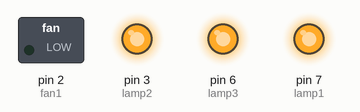
Simulated run of this sketch. Board: Arduino Uno, built with avr-gcc and run on an emulated ATmega328P. Shown: switched loads named in the sketch (green lamp = pin HIGH), output pins drawn as LEDs (lit = HIGH). Storage starts empty.

Above: at 0.1 s.
Timing chart, 0 to 1.6 s (numbered marks = the images above):
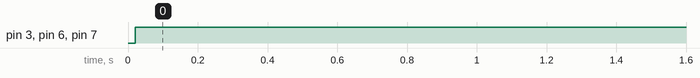

The sketch:

slave.ino
```cpp
#include <SoftwareSerial.h>
#include <SPI.h>
#include <TMRpcm.h>
#include <SD.h>
#define SD_ChipSelectPin 10
TMRpcm tmrpcm;
SoftwareSerial sigmaSS(4,5);
int lamp1 = 7 ;
int lamp2 = 3 ;
int lamp3 = 6 ;
int fan1 = 2 ;
void setup()
{
  pinMode( lamp1 ,OUTPUT);
  pinMode( lamp2 ,OUTPUT);
  pinMode( lamp3 ,OUTPUT);
  pinMode( fan1  ,OUTPUT);
  sigmaSS.write(9600);
  Serial.begin(9600);
  SD.begin();
  tmrpcm.speakerPin = 9;
  tmrpcm.setVolume(5);
}

void loop()
{
 digitalWrite(lamp1,HIGH);
 digitalWrite(lamp2,HIGH);
 digitalWrite(lamp3,HIGH);
  if (sigmaSS.available())
  {
   char val = sigmaSS.read();
    if (val == 'voice command 1')

    {
      tmrpcm.play("1.wav");

    }

    if (val == 'voice command 2')
    { tmrpcm.play("2.wav");

    }


  if (val == 'voice command 3')
  { tmrpcm.play("2.wav");

  }


if (val == 'voice command 4')
{ tmrpcm.play("2.wav");

}


if (val == 'voice command 5')
{ tmrpcm.play("2.wav");

}


if (val == 'voice command 6')
{ tmrpcm.play("2.wav");

}


if (val == 'voice command 7')
{ tmrpcm.play("2.wav");


}

if (val == 'voice command 8')
{ tmrpcm.play("2.wav");

}


if (val == 'voice command 9')
{ tmrpcm.play("2.wav");

}


if (val == 'voice command 10')
{ tmrpcm.play("2.wav");

}


if (val == 'lamp 1 open')
{
  digitalWrite(lamp1,LOW);


}

if (val == 'lamp 1 off')
{
  digitalWrite(lamp1,HIGH);

}

if (val == 'lamp 2 open')
{ digitalWrite(lamp2,LOW);


}

if (val == 'lamp 2 off')
{
  digitalWrite(lamp2,HIGH);


}

if (val == 'lamp 3 open')
{
  digitalWrite(lamp3,LOW);

}

if (val == 'lamp 3 off')
{  digitalWrite(lamp3,HIGH);

}


if (val == 'fan on')
{  digitalWrite(fan1,LOW);


}

if (val == 'fan off')
{
digitalWrite(fan1,HIGH);

}
}
}
```

Measured:
- by itself, pin 3 (lamp2), pin 6 (lamp3), pin 7 (lamp1): LOW → HIGH at 0.02 s
